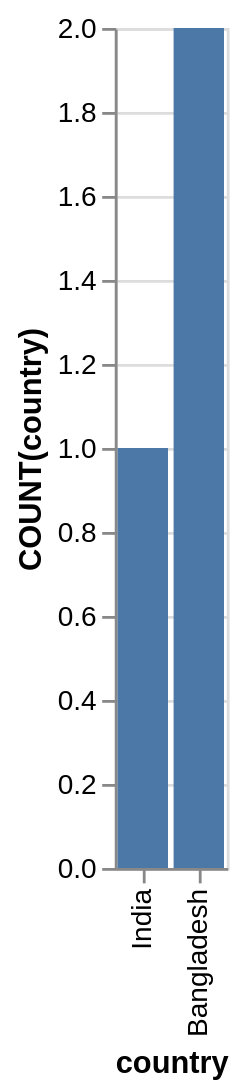

This figure's Vega-Lite source:
### Vega-Lite specification from a JSON file in a GitHub repository (floating-point values rounded to 4 significant figures)
{"data": {"values": [{"x_data": "India", "y_data": 1}, {"x_data": "Bangladesh", "y_data": 2}]}, "mark": "bar", "encoding": {"x": {"field": "x_data", "type": "nominal", "title": "country", "sort": {"op": "sum", "field": "y_data", "order": "ascending"}}, "y": {"field": "y_data", "type": "quantitative", "title": "COUNT(country)"}}}
